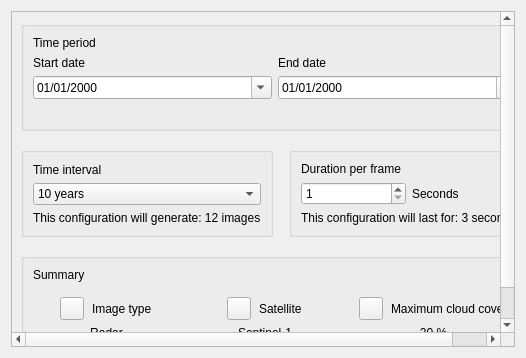
<ui version="4.0">
    <class>VideoTimeLapse</class>
    <widget class="QWidget" name="VideoTimeLapse">
        <layout class="QVBoxLayout">
            <item>
                <widget class="QScrollArea">
                    <property name="widgetResizable">
                        <bool>true</bool>
                    </property>
                    <widget class="QWidget">
                        <layout class="QVBoxLayout">
                            <property name="spacing">
                                <number>16</number>
                            </property>
                            <property name="class" stdset="0">
                                <string>scroll_content</string>
                            </property>

                            <item>
                                <widget class="QGroupBox">
                                    <property name="title">
                                        <string></string>
                                    </property>
                                    <layout class="QGridLayout">
                                        <item row="0" column="0" colspan="2">
                                            <widget class="QLabel">
                                                <property name="text">
                                                    <string>Time period</string>
                                                </property>
                                                <property name="class" stdset="0">
                                                    <string>group_title</string>
                                                </property>
                                            </widget>
                                        </item>
                                        <item row="1" column="0">
                                            <widget class="QLabel">
                                                <property name="text">
                                                    <string>Start date</string>
                                                </property>
                                            </widget>
                                        </item>
                                        <item row="1" column="1">
                                            <widget class="QLabel">
                                                <property name="text">
                                                    <string>End date</string>
                                                </property>
                                            </widget>
                                        </item>

                                        <item row="2" column="0">
                                            <widget class="QDateEdit" name="date_start">
                                                <property name="calendarPopup">
                                                    <bool>true</bool>
                                                </property>
                                                <property name="displayFormat">
                                                    <string>dd/MM/yyyy</string>
                                                </property>
                                                <property name="cursor">
                                                    <cursorShape>PointingHandCursor</cursorShape>
                                                </property>
                                            </widget>
                                        </item>
                                        <item row="2" column="1">
                                            <widget class="QDateEdit" name="date_end">
                                                <property name="calendarPopup">
                                                    <bool>true</bool>
                                                </property>
                                                <property name="displayFormat">
                                                    <string>dd/MM/yyyy</string>
                                                </property>
                                                <property name="cursor">
                                                    <cursorShape>PointingHandCursor</cursorShape>
                                                </property>
                                            </widget>
                                        </item>
                                        <item row="3" column="0" colspan="2">
                                            <widget class="QLabel" name="lbl_available_date">
                                                <property name="text">
                                                    <string></string>
                                                </property>
                                                <property name="class" stdset="0">
                                                    <string>group_description</string>
                                                </property>
                                            </widget>
                                        </item>
                                    </layout>
                                </widget>
                            </item>

                            <!-- ================= Temporary configuration ================= -->
                            <item>
                                <layout class="QHBoxLayout">
                                    <item>
                                        <widget class="QGroupBox">
                                            <property name="title">
                                                <string></string>
                                            </property>
                                            <layout class="QVBoxLayout">
                                                <item>
                                                    <widget class="QLabel">
                                                        <property name="text">
                                                            <string>Time interval</string>
                                                        </property>
                                                        <property name="class" stdset="0">
                                                            <string>group_title</string>
                                                        </property>
                                                    </widget>
                                                </item>
                                                <item>
                                                    <widget class="QComboBox" name="cmb_temporal_configuration">
                                                        <item>
                                                            <property name="text">
                                                                <string>10 years</string>
                                                            </property>
                                                        </item>
                                                    </widget>
                                                </item>
                                                <item>
                                                    <widget class="QLabel" name="lbl_generated_images">
                                                        <property name="text">
                                                            <string>This configuration will generate: 12 images</string>
                                                        </property>
                                                        <property name="class" stdset="0">
                                                            <string>group_description</string>
                                                        </property>
                                                    </widget>
                                                </item>
                                            </layout>
                                        </widget>
                                    </item>

                                    <!-- ================= Duration per frame ================= -->
                                    <item>
                                        <widget class="QGroupBox">
                                            <property name="title">
                                                <string></string>
                                            </property>

                                            <layout class="QVBoxLayout">
                                                <item>
                                                    <widget class="QLabel">
                                                        <property name="text">
                                                            <string>Duration per frame</string>
                                                        </property>
                                                        <property name="class" stdset="0">
                                                            <string>group_title</string>
                                                        </property>
                                                    </widget>
                                                </item>

                                                <item>
                                                    <layout class="QHBoxLayout">
                                                        <item>
                                                            <widget class="QSpinBox" name="spn_frame_duration">
                                                                <property name="minimum">
                                                                    <number>1</number>
                                                                </property>
                                                                <property name="maximum">
                                                                    <number>10</number>
                                                                </property>
                                                                <property name="value">
                                                                    <number>1</number>
                                                                </property>
                                                            </widget>
                                                        </item>
                                                        <item>
                                                            <widget class="QLabel">
                                                                <property name="text">
                                                                    <string>Seconds</string>
                                                                </property>
                                                            </widget>
                                                        </item>
                                                    </layout>
                                                </item>
                                                <item>
                                                    <widget class="QLabel" name="lbl_video_duration">
                                                        <property name="text">
                                                            <string>This configuration will last for: 3 seconds</string>
                                                        </property>
                                                        <property name="class" stdset="0">
                                                            <string>group_description</string>
                                                        </property>
                                                    </widget>
                                                </item>

                                            </layout>
                                        </widget>

                                    </item>
                                </layout>
                            </item>

                            <!-- ================= Summary ================= -->
                            <item>
                                <widget class="QGroupBox">
                                    <property name="title">
                                        <string></string>
                                    </property>

                                    <layout class="QVBoxLayout">
                                        <!-- Title -->
                                        <item>
                                            <widget class="QLabel">
                                                <property name="text">
                                                    <string>Summary</string>
                                                </property>
                                                <property name="class" stdset="0">
                                                    <string>group_title</string>
                                                </property>
                                            </widget>
                                        </item>

                                        <!-- Cards -->
                                        <item>
                                            <layout class="QHBoxLayout">
                                                <property name="spacing">
                                                    <number>12</number>
                                                </property>

                                                <!-- Card 1 -->
                                                <item>
                                                    <widget class="QFrame">
                                                        <property name="class" stdset="0">
                                                            <string>summary_card</string>
                                                        </property>
                                                        <layout class="QVBoxLayout">

                                                            <item>
                                                                <layout class="QHBoxLayout">
                                                                    <property name="alignment">
                                                                        <set>Qt::AlignHCenter</set>
                                                                    </property>
                                                                    <property name="spacing">
                                                                        <number>8</number>
                                                                    </property>
                                                                    <item>
                                                                        <widget class="QToolButton" name="icon_filter">
                                                                            <property name="class" stdset="0">
                                                                                <string>icon_summary</string>
                                                                            </property>
                                                                        </widget>
                                                                    </item>
                                                                    <item>
                                                                        <widget class="QLabel">
                                                                            <property name="text">
                                                                                <string>Image type</string>
                                                                            </property>
                                                                            <property name="class" stdset="0">
                                                                                <string>group_title</string>
                                                                            </property>
                                                                        </widget>
                                                                    </item>
                                                                </layout>
                                                            </item>

                                                            <item>
                                                                <widget class="QLabel" name="lbl_image_type">
                                                                    <property name="text">
                                                                        <string>Radar</string>
                                                                    </property>
                                                                    <property name="class" stdset="0">
                                                                        <string>group_description</string>
                                                                    </property>
                                                                    <property name="alignment">
                                                                        <set>Qt::AlignHCenter</set>
                                                                    </property>
                                                                </widget>
                                                            </item>

                                                        </layout>
                                                    </widget>
                                                </item>

                                                <!-- Card 2 -->
                                                <item>
                                                    <widget class="QFrame">
                                                        <property name="class" stdset="0">
                                                            <string>summary_card</string>
                                                        </property>
                                                        <layout class="QVBoxLayout">

                                                            <item>
                                                                <layout class="QHBoxLayout">
                                                                    <property name="alignment">
                                                                        <set>Qt::AlignHCenter</set>
                                                                    </property>
                                                                    <property name="spacing">
                                                                        <number>8</number>
                                                                    </property>
                                                                    <item>
                                                                        <widget class="QToolButton" name="icon_satellite">
                                                                            <property name="class" stdset="0">
                                                                                <string>icon_summary</string>
                                                                            </property>
                                                                        </widget>
                                                                    </item>
                                                                    <item>
                                                                        <widget class="QLabel">
                                                                            <property name="text">
                                                                                <string>Satellite</string>
                                                                            </property>
                                                                            <property name="class" stdset="0">
                                                                                <string>group_title</string>
                                                                            </property>
                                                                        </widget>
                                                                    </item>
                                                                </layout>
                                                            </item>

                                                            <item>
                                                                <widget class="QLabel" name="lbl_satellite">
                                                                    <property name="text">
                                                                        <string>Sentinel-1</string>
                                                                    </property>
                                                                    <property name="class" stdset="0">
                                                                        <string>group_description</string>
                                                                    </property>
                                                                    <property name="alignment">
                                                                        <set>Qt::AlignHCenter</set>
                                                                    </property>
                                                                </widget>
                                                            </item>

                                                        </layout>
                                                    </widget>
                                                </item>

                                                <!-- Card 3 -->
                                                <item>
                                                    <widget class="QFrame" name="fr_cloud_cover">
                                                        <property name="class" stdset="0">
                                                            <string>summary_card</string>
                                                        </property>
                                                        <layout class="QVBoxLayout">

                                                            <item>
                                                                <layout class="QHBoxLayout">
                                                                    <property name="alignment">
                                                                        <set>Qt::AlignHCenter</set>
                                                                    </property>
                                                                    <property name="spacing">
                                                                        <number>8</number>
                                                                    </property>
                                                                    <item>
                                                                        <widget class="QToolButton" name="icon_cloud">
                                                                            <property name="class" stdset="0">
                                                                                <string>icon_summary</string>
                                                                            </property>
                                                                        </widget>
                                                                    </item>
                                                                    <item>
                                                                        <widget class="QLabel">
                                                                            <property name="text">
                                                                                <string>Maximum cloud cover</string>
                                                                            </property>
                                                                            <property name="class" stdset="0">
                                                                                <string>group_title</string>
                                                                            </property>
                                                                        </widget>
                                                                    </item>
                                                                </layout>
                                                            </item>

                                                            <item>
                                                                <widget class="QLabel" name="lbl_cloud_percentage">
                                                                    <property name="text">
                                                                        <string>20 %</string>
                                                                    </property>
                                                                    <property name="class" stdset="0">
                                                                        <string>group_description</string>
                                                                    </property>
                                                                    <property name="alignment">
                                                                        <set>Qt::AlignHCenter</set>
                                                                    </property>
                                                                </widget>
                                                            </item>

                                                        </layout>
                                                    </widget>
                                                </item>

                                            </layout>
                                        </item>

                                    </layout>
                                </widget>
                            </item>
                        </layout>
                    </widget>
                </widget>
            </item>
        </layout>
    </widget>
    <resources />
    <connections />
</ui>
